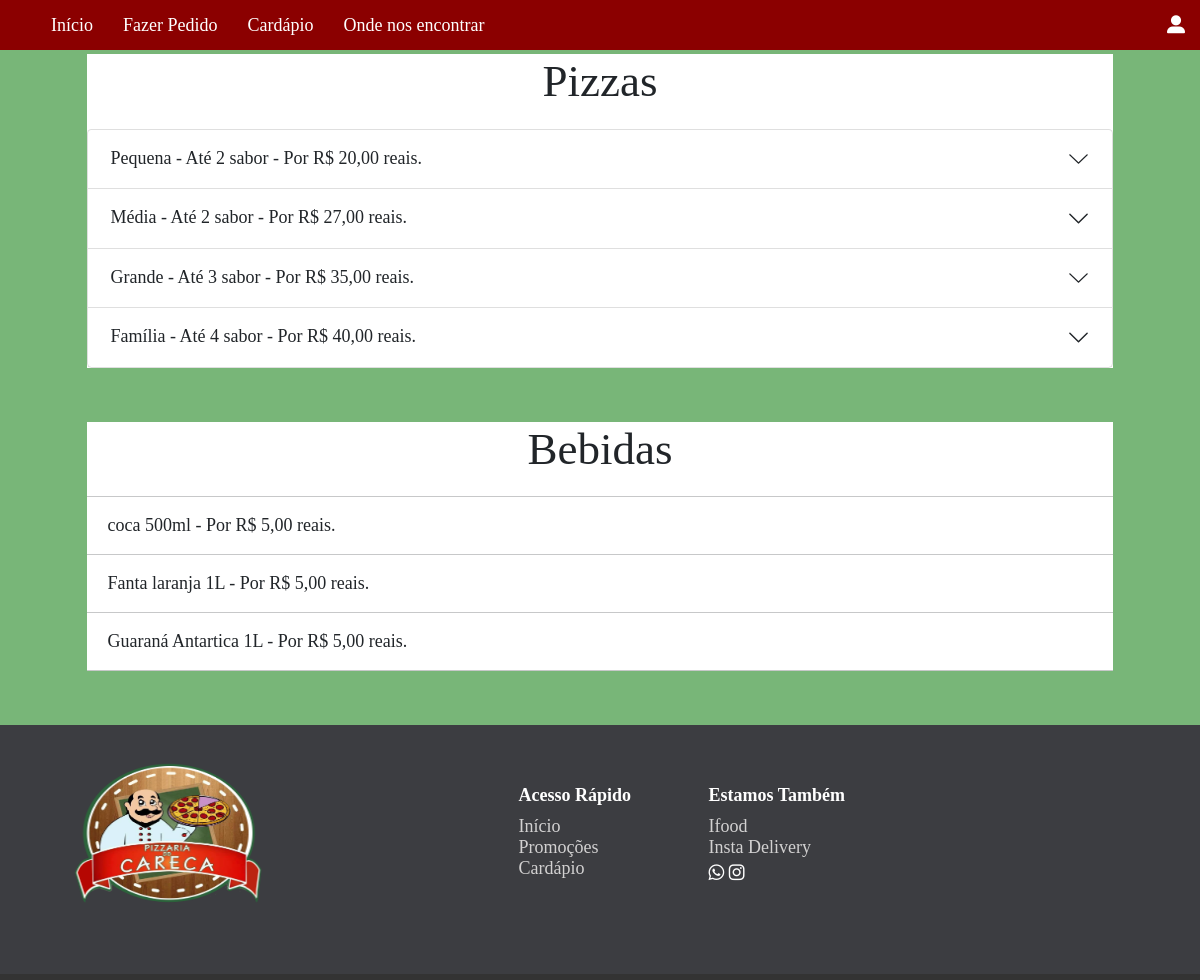
The app's page /cardapio.php, older data.
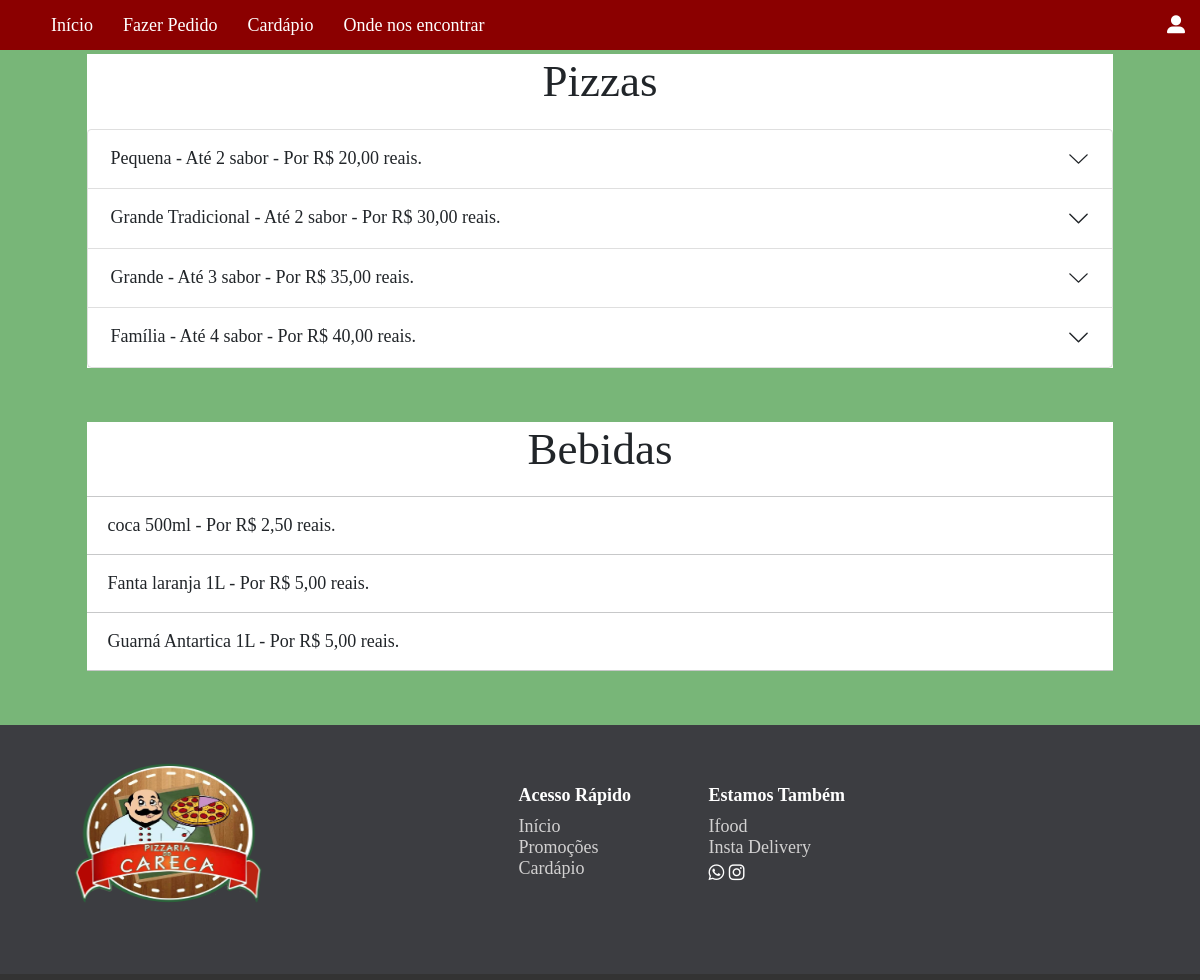
The same page, newer data.
### tables this page shows
CREATE TABLE IF NOT EXISTS `bebida` (
  `nome` varchar(30) NOT NULL,
  `preco` double NOT NULL,
  `cardapio` enum('on','off') NOT NULL,
  `idBebida` int(11) NOT NULL AUTO_INCREMENT,
  `status` enum('on','off') NOT NULL,
  PRIMARY KEY (`idBebida`)
);

### cardapio.php (the view, shortened to what this page needs)
<!DOCTYPE html>
<html lang="pt-br">
<head>
  <link href="https://cdn.jsdelivr.net/npm/bootstrap@5.0.0-beta1/dist/css/bootstrap.min.css" rel="stylesheet">
  <link rel="stylesheet" href="css/cardapio.css">
</head>
<?php include "php/barra-menu.php"; ?>
<body>
<div class="geral">
    <div class="pizzas">
    <?php
          include "php\conexaoBD.php";
          $sql = "SELECT * FROM `tamanho` WHERE status='on'  and `cardapio`='on' order by preco ASC";
          $result = $conn->query($sql);
          if ($result->num_rows > 0) {
            $qtdeTamanhoCad=0;
            while($row = $result->fetch_assoc()) {
                $pizza[$qtdeTamanhoCad] = $row["nome"];
                $qtdeSabor[$qtdeTamanhoCad] = $row["qtdeSabor"];
                $preco[$qtdeTamanhoCad] = $row["preco"];
                $formatter = new NumberFormatter('pt-BR', NumberFormatter:: CURRENCY);
                $brl[$qtdeTamanhoCad] = $formatter->formatCurrency($preco[$qtdeTamanhoCad], 'BRL');
                $qtdeTamanhoCad++;
              }
          }
    echo " <h1>Pizzas</h1>
      <div class='accordion' id='accordionExample'>";
          for ($auxTamanho=0; $auxTamanho < $qtdeTamanhoCad; $auxTamanho++) {
            echo"
            <div class='accordion-item'>
              <h2 class='accordion-header' id='headingOne'>
                <button class='accordion-button collapsed' type='button' data-bs-toggle='collapse' data-bs-target='#a$auxTamanho' aria-expanded='true' aria-controls='a$auxTamanho'>
                  ";
                  ?>
                  <?= $pizza[$auxTamanho] ?> - Até <?= $qtdeSabor[$auxTamanho] ?> sabor<?php$es?> - Por <?= $brl[$auxTamanho] ?> reais.
                </button>
              </h2>
            </div>
         <?php } ?>
     </div>
      </div>
    <div class="bebidas">
      <h1> Bebidas </h1>
      <?php
        $sql = "SELECT * FROM `bebida` WHERE status='on' and `cardapio`='on' order by nome";
        $result = $conn->query($sql);
        if ($result->num_rows > 0) {
          while($row = $result->fetch_assoc()) {
            $nome = $row["nome"];
            $preco = $row["preco"];
            $formatter = new NumberFormatter('pt-BR', NumberFormatter:: CURRENCY);
                $brl = $formatter->formatCurrency($preco, 'BRL');
            echo"
              <hr>
              <p>$nome - Por $brl reais.</p>
            ";
          }
          echo"<hr>";
        }
      ?>
    </div>
</div>
<footer> <?php include "rodape.html"; ?> </footer>
</body>
</html>

Row changes from the older to the newer data that the page shows:
changed bebida "coca 500ml": preco "R$ 5,00" → "R$ 2,50"
changed bebida: nome "Guaraná Antartica 1L" → "Guarná Antartica 1L"
Text that changed along with them:
new list line: "Grande Tradicional - Até 2 sabor - Por R$ 30,00 reais."
list line gone: "Média - Até 2 sabor - Por R$ 27,00 reais."
